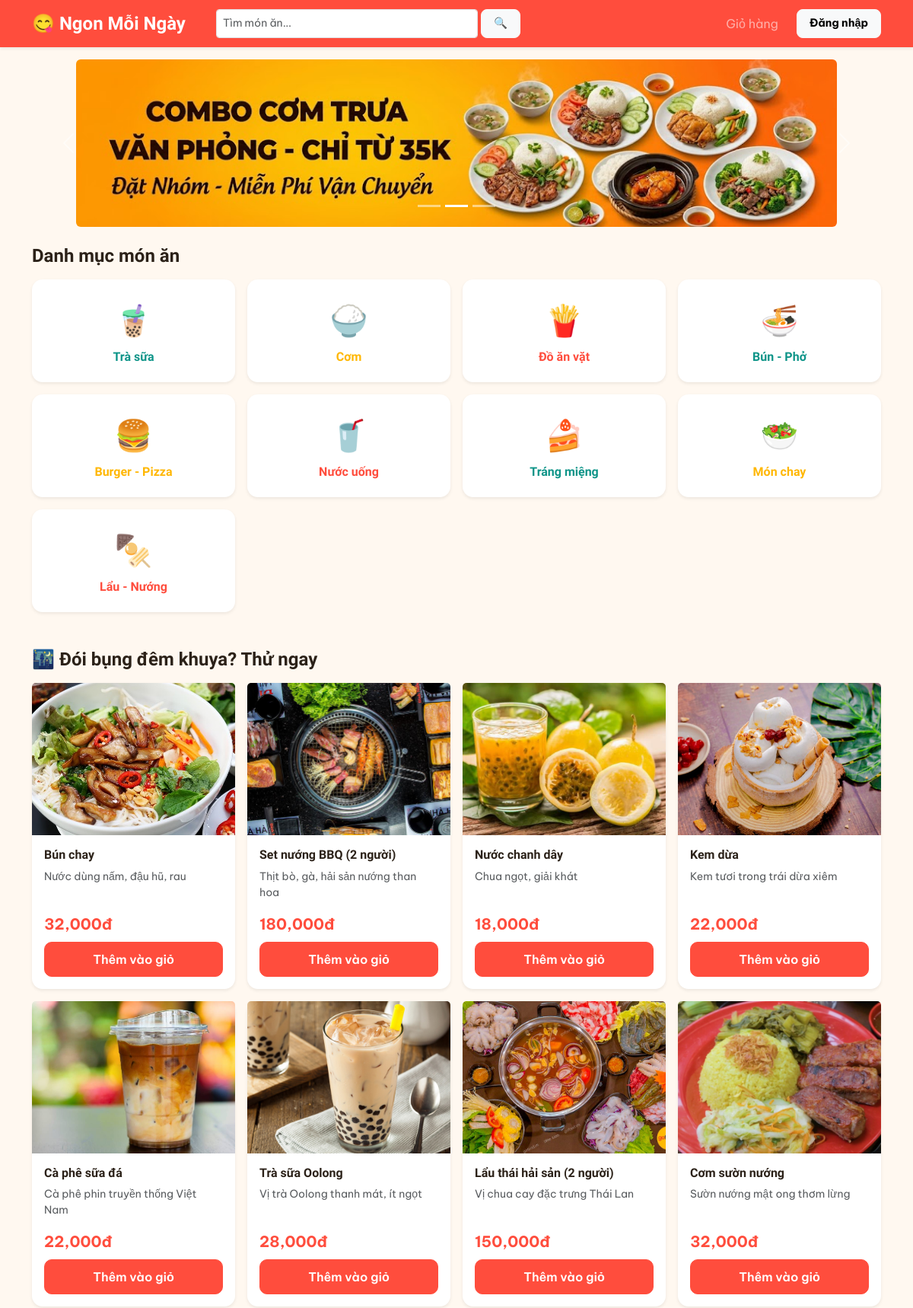
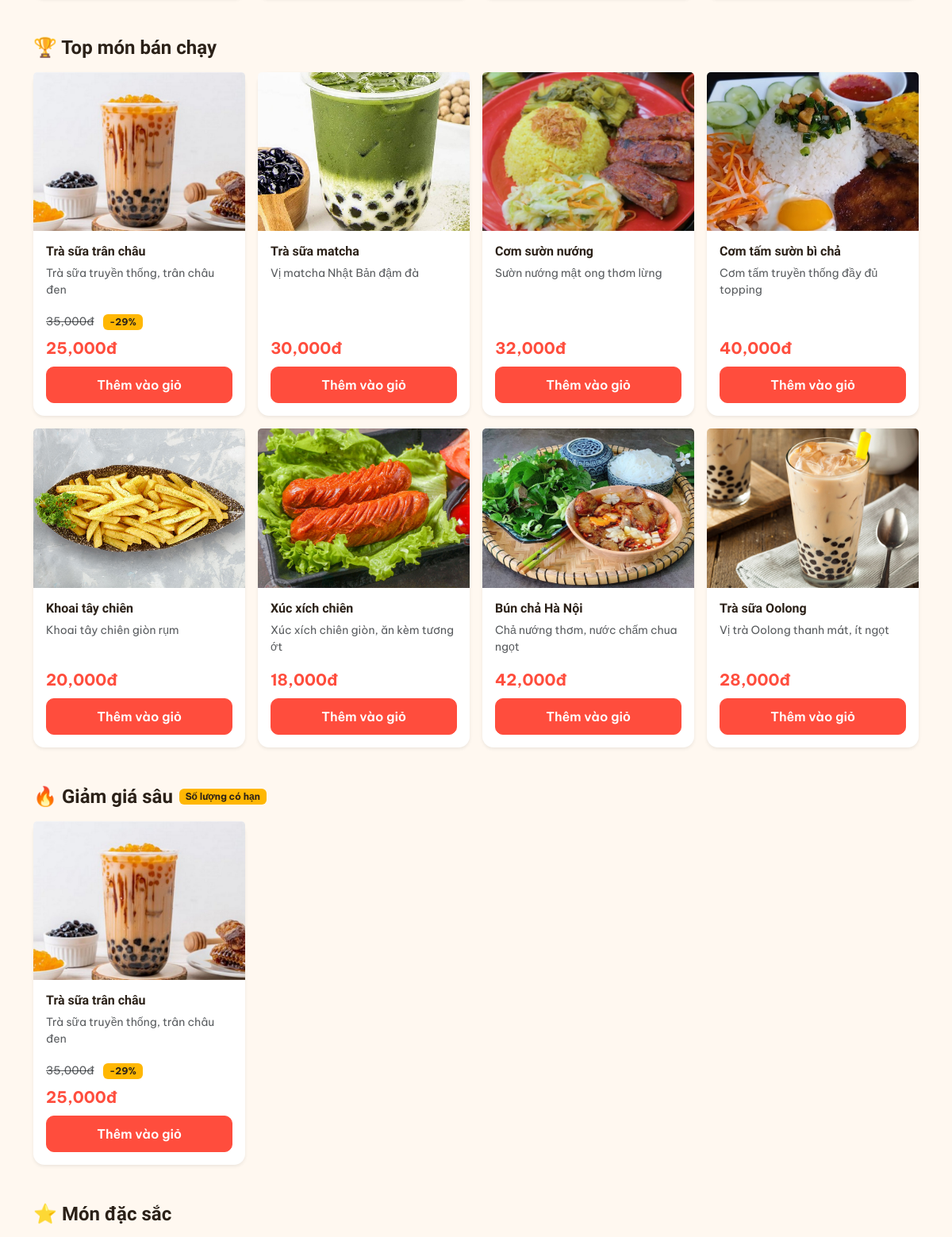
The page / (upper part) on the database its author committed (2 pictures, top to bottom).
### tables this page shows
CREATE TABLE `banner` (
  `id` int(11) NOT NULL,
  `hinh_anh` varchar(255) NOT NULL,
  `tieu_de` varchar(200) DEFAULT NULL,
  `thu_tu` int(11) NOT NULL DEFAULT 0,
  `kich_hoat` tinyint(1) NOT NULL DEFAULT 1
);

CREATE TABLE `danh_muc` (
  `id` int(11) NOT NULL,
  `ten_danh_muc` varchar(100) NOT NULL
);

CREATE TABLE `mon_an` (
  `id` int(11) NOT NULL,
  `ten_mon` varchar(150) NOT NULL,
  `gia` decimal(10,0) NOT NULL,
  `gia_goc` decimal(10,0) DEFAULT NULL,
  `gia_von` decimal(10,0) NOT NULL DEFAULT 0,
  `noi_bat` tinyint(1) NOT NULL DEFAULT 0,
  `mo_ta` text DEFAULT NULL,
  `hinh_anh` varchar(255) DEFAULT NULL,
  `id_danh_muc` int(11) DEFAULT NULL,
  `con_hang` tinyint(1) DEFAULT 1
);

### includes/the_mon_an.php (the view, shortened to what this page needs)
<?php
$anh = !empty($mon['hinh_anh']) ? $mon['hinh_anh'] : 'no-image.jpg';
$het_hang = isset($mon['con_hang']) && $mon['con_hang'] == 0;
?>
<div class="col">
    <div class="card h-100 shadow-sm border-0">
        <div class="position-relative">
            <a href="mon_chi_tiet.php?id=<?php echo $mon['id']; ?>">
                <img src="assets/img/<?php echo $anh; ?>" class="card-img-top"
                     style="aspect-ratio:4/3;object-fit:cover;width:100%;<?php echo $het_hang ? 'filter:grayscale(70%);opacity:0.6;' : ''; ?>">
            </a>
        </div>
        <div class="card-body d-flex flex-column">
            <h6 class="card-title fw-bold">
                <a href="mon_chi_tiet.php?id=<?php echo $mon['id']; ?>" class="text-decoration-none" style="color:var(--dark);"><?php echo $mon['ten_mon']; ?></a>
            </h6>
            <p class="card-text text-muted small flex-grow-1"><?php echo $mon['mo_ta']; ?></p>
            <?php if (!empty($mon['gia_goc']) && $mon['gia_goc'] > $mon['gia']):
                $phantram = round((1 - $mon['gia'] / $mon['gia_goc']) * 100);
            ?>
            <div class="mb-2">
                <span class="text-muted text-decoration-line-through small me-2"><?php echo number_format($mon['gia_goc']); ?>đ</span>
                <span class="badge badge-giam">-<?php echo $phantram; ?>%</span>
            </div>
            <?php endif; ?>
            <p class="fw-bold fs-5 mb-2" style="color:var(--primary);"><?php echo number_format($mon['gia']); ?>đ</p>
            <?php if ($het_hang): ?>
                <button type="button" class="btn btn-secondary w-100" disabled>Hết hàng</button>
            <?php else: ?>
                <button type="button" class="btn btn-brand w-100 btn-them-gio" data-id="<?php echo $mon['id']; ?>">Thêm vào giỏ</button>
            <?php endif; ?>
        </div>
    </div>
</div>

### index.php (shortened to what this page needs)
<?php
include 'config/ketnoi.php';
include 'includes/header.php';
$tu_khoa = isset($_GET['tim']) ? trim($_GET['tim']) : '';
$ket_qua_danhmuc = $conn->query("SELECT * FROM danh_muc");
$danh_sach_danh_muc = [];
while ($row = $ket_qua_danhmuc->fetch_assoc()) { $danh_sach_danh_muc[] = $row; }
$ds_banner = $conn->query("SELECT * FROM banner WHERE kich_hoat = 1 ORDER BY thu_tu ASC");
$banners = [];
while ($b = $ds_banner->fetch_assoc()) { $banners[] = $b; }
$icon_danh_muc = [
    'Trà sữa' => '🧋', 'Cơm' => '🍚', 'Đồ ăn vặt' => '🍟',
    'Bún - Phở' => '🍜', 'Burger - Pizza' => '🍔', 'Nước uống' => '🥤',
    'Tráng miệng' => '🍰', 'Món chay' => '🥗', 'Lẩu - Nướng' => '🍢',
];
$gio_hien_tai = (int) date('H');
if ($gio_hien_tai >= 5 && $gio_hien_tai < 10) {
    $khung_gio = 'sang'; $tieu_de_khung_gio = '☀️ Gợi ý bữa sáng cho bạn';
} elseif ($gio_hien_tai >= 10 && $gio_hien_tai < 14) {
    $khung_gio = 'trua'; $tieu_de_khung_gio = '🌤️ Gợi ý bữa trưa cho bạn';
} elseif ($gio_hien_tai >= 14 && $gio_hien_tai < 22) {
    $khung_gio = 'toi'; $tieu_de_khung_gio = '🌙 Gợi ý bữa tối cho bạn';
} else {
    $khung_gio = 'toi'; $tieu_de_khung_gio = '🌃 Đói bụng đêm khuya? Thử ngay';
}
$map_khung_gio = [
    'Bún - Phở'      => ['sang', 'trua'],
    'Cơm'            => ['trua', 'toi'],
    'Trà sữa'        => ['sang', 'trua', 'toi'],
    'Đồ ăn vặt'      => ['toi'],
    'Burger - Pizza' => ['trua', 'toi'],
    'Nước uống'      => ['sang', 'trua', 'toi'],
    'Tráng miệng'    => ['trua', 'toi'],
    'Món chay'       => ['trua', 'toi'],
    'Lẩu - Nướng'    => ['toi'],
];
$id_danh_muc_phu_hop = [];
foreach ($danh_sach_danh_muc as $dm) {
    $slots = $map_khung_gio[$dm['ten_danh_muc']] ?? ['sang', 'trua', 'toi'];
    if (in_array($khung_gio, $slots)) {
        $id_danh_muc_phu_hop[] = $dm['id'];
    }
}
?>
<?php if (count($banners) > 0): ?>
<div id="bannerThat" class="carousel slide mt-3" data-bs-ride="carousel" data-bs-interval="2500">
    <div class="carousel-indicators">
        <?php foreach ($banners as $i => $b): ?>
            <button type="button" data-bs-target="#bannerThat" data-bs-slide-to="<?php echo $i; ?>" class="<?php echo $i==0?'active':''; ?>"></button>
        <?php endforeach; ?>
    </div>
    <div class="carousel-inner rounded" style="max-width:1000px;margin:0 auto;">
        <?php foreach ($banners as $i => $b): ?>
        <div class="carousel-item <?php echo $i==0?'active':''; ?>">
            <img src="assets/img/<?php echo $b['hinh_anh']; ?>" class="d-block w-100" style="height:220px;object-fit:cover;">
        </div>
        <?php endforeach; ?>
    </div>
    <?php if (count($banners) > 1): ?>
    <button class="carousel-control-prev" type="button" data-bs-target="#bannerThat" data-bs-slide="prev">
        <span class="carousel-control-prev-icon"></span>
    </button>
    <button class="carousel-control-next" type="button" data-bs-target="#bannerThat" data-bs-slide="next">
        <span class="carousel-control-next-icon"></span>
    </button>
    <?php endif; ?>
</div>
<?php endif; ?>
<div class="container my-4">
    <?php if ($tu_khoa == ''): ?>
        <h4 class="fw-bold mb-3">Danh mục món ăn</h4>
        <div class="row row-cols-2 row-cols-md-3 row-cols-lg-4 g-3 mb-5">
            <?php $idx = 0; foreach ($danh_sach_danh_muc as $dm):
                $idx++;
                $icon = $icon_danh_muc[$dm['ten_danh_muc']] ?? '🍽️';
                $mau = ['var(--primary)','var(--secondary)','var(--accent)'][$idx % 3];
            ?>
            <div class="col">
                <a href="danh_muc.php?id=<?php echo $dm['id']; ?>" class="text-decoration-none">
                    <div class="card h-100 shadow-sm border-0 text-center">
                        <div class="card-body py-4">
                            <div class="fs-1 mb-2"><?php echo $icon; ?></div>
                            <h6 class="fw-bold mb-0" style="color:<?php echo $mau; ?>;"><?php echo $dm['ten_danh_muc']; ?></h6>
                        </div>
                    </div>
                </a>
            </div>
            <?php endforeach; ?>
        </div>
        <?php if (count($id_danh_muc_phu_hop) > 0):
            $placeholders = implode(',', array_fill(0, count($id_danh_muc_phu_hop), '?'));
            $types = str_repeat('i', count($id_danh_muc_phu_hop));
            $sql_kg = "SELECT * FROM mon_an WHERE id_danh_muc IN ($placeholders) ORDER BY RAND() LIMIT 8";
            $stmt_kg = $conn->prepare($sql_kg);
            $stmt_kg->bind_param($types, ...$id_danh_muc_phu_hop);
            $stmt_kg->execute();
            $ds_khung_gio = $stmt_kg->get_result();
            if ($ds_khung_gio->num_rows > 0):
        ?>
        <h4 class="fw-bold mb-3"><?php echo $tieu_de_khung_gio; ?></h4>
        <div class="row row-cols-2 row-cols-md-3 row-cols-lg-4 g-3 mb-5">
            <?php while ($mon = $ds_khung_gio->fetch_assoc()) { include 'includes/the_mon_an.php'; } ?>
        </div>
        <?php endif; endif; ?>
        <?php
        $ds_banchay = $conn->query("
            SELECT mon_an.*, SUM(chi_tiet_don_hang.so_luong) as tong_ban
            FROM mon_an
            JOIN chi_tiet_don_hang ON chi_tiet_don_hang.id_mon = mon_an.id
            JOIN don_hang ON chi_tiet_don_hang.id_don_hang = don_hang.id
            WHERE don_hang.trang_thai != 'da_huy'
            GROUP BY mon_an.id
            ORDER BY tong_ban DESC
            LIMIT 8
        ");
        if ($ds_banchay->num_rows > 0):
        ?>
        <h4 class="fw-bold mb-3">🏆 Top món bán chạy</h4>
        <div class="row row-cols-2 row-cols-md-3 row-cols-lg-4 g-3 mb-5">
            <?php while ($mon = $ds_banchay->fetch_assoc()) { include 'includes/the_mon_an.php'; } ?>
        </div>
        <?php endif; ?>
        <?php
        $ds_giam_gia = $conn->query("
            SELECT * FROM mon_an
            WHERE gia_goc IS NOT NULL AND gia_goc > gia
            ORDER BY (1 - gia/gia_goc) DESC
            LIMIT 8
        ");
        if ($ds_giam_gia->num_rows > 0):
        ?>
        <div class="d-flex align-items-center gap-2 mb-3">
            <h4 class="fw-bold mb-0">🔥 Giảm giá sâu</h4>
            <span class="badge" style="background:var(--accent);color:var(--dark);">Số lượng có hạn</span>
        </div>
        <div class="row row-cols-2 row-cols-md-3 row-cols-lg-4 g-3 mb-5">
            <?php while ($mon = $ds_giam_gia->fetch_assoc()) { include 'includes/the_mon_an.php'; } ?>
        </div>
        <?php endif; ?>
        <?php
        $ds_noi_bat = $conn->query("SELECT * FROM mon_an WHERE noi_bat = 1 ORDER BY id DESC LIMIT 8");
        if ($ds_noi_bat->num_rows > 0):
        ?>
        <h4 class="fw-bold mb-3">⭐ Món đặc sắc</h4>
        <div class="row row-cols-2 row-cols-md-3 row-cols-lg-4 g-3 mb-5">
            <?php while ($mon = $ds_noi_bat->fetch_assoc()) { include 'includes/the_mon_an.php'; } ?>
        </div>
        <?php endif; ?>
    <?php endif; ?>
</div>
<?php include 'includes/footer.php'; ?>

### assets/css/style.css (style rules this page uses)
:root { --primary: #FF4D3D; --primary-dark: #E23E2E; --primary-light: #FFE4DE; --secondary: #0D9488; --accent: #FFB703; --dark: #2B2118; --bg-page: #FFF8F0; --muted: #8A7F72; }
body { font-family: 'Be Vietnam Pro', sans-serif; color: var(--dark); background: var(--bg-page); }
h1, h2, h3, h4, h5, h6, .navbar-brand, .card-title { font-family: 'Baloo 2', sans-serif; font-weight: 700; }
.btn-brand { background: var(--primary); border-color: var(--primary); color: #fff; }
.badge-giam { background: var(--accent); color: var(--dark); font-weight: 700; }
.btn { padding: 10px 22px; font-size: 1rem; font-weight: 600; border-radius: 10px; transition: all 0.15s ease; }
.card { border-radius: 14px !important; }

### rows shown on the page
banner: hinh_anh (picture)
danh_muc: ten_danh_muc "🧋", ten_danh_muc "Trà sữa"
danh_muc: ten_danh_muc "🍚", ten_danh_muc "Cơm"
danh_muc: ten_danh_muc "🍟", ten_danh_muc "Đồ ăn vặt"
danh_muc: ten_danh_muc "🍜", ten_danh_muc "Bún - Phở"
danh_muc: ten_danh_muc "🍔", ten_danh_muc "Burger - Pizza"
danh_muc: ten_danh_muc "🥤", ten_danh_muc "Nước uống"
danh_muc: ten_danh_muc "🍰", ten_danh_muc "Tráng miệng"
danh_muc: ten_danh_muc "🥗", ten_danh_muc "Món chay"
danh_muc: ten_danh_muc "🍢", ten_danh_muc "Lẩu - Nướng"
mon_an: hinh_anh (picture), ten_mon "Bún chay", mo_ta "Nước dùng nấm, đậu hũ, rau", gia "32,000"
mon_an: hinh_anh (picture), ten_mon "Set nướng BBQ (2 người)", mo_ta "Thịt bò, gà, hải sản nướng than hoa", gia "180,000"
mon_an: hinh_anh (picture), ten_mon "Nước chanh dây", mo_ta "Chua ngọt, giải khát", gia "18,000"
mon_an: hinh_anh (picture), ten_mon "Kem dừa", mo_ta "Kem tươi trong trái dừa xiêm", gia "22,000"
mon_an: hinh_anh (picture), ten_mon "Cà phê sữa đá", mo_ta "Cà phê phin truyền thống Việt Nam", gia "22,000"
mon_an: hinh_anh (picture), ten_mon "Trà sữa Oolong", mo_ta "Vị trà Oolong thanh mát, ít ngọt", gia "28,000"
mon_an: hinh_anh (picture), ten_mon "Lẩu thái hải sản (2 người)", mo_ta "Vị chua cay đặc trưng Thái Lan", gia "150,000"
mon_an: hinh_anh (picture), ten_mon "Cơm sườn nướng", mo_ta "Sườn nướng mật ong thơm lừng", gia "32,000"
mon_an: hinh_anh (placeholder picture), ten_mon "Trà sữa trân châu", mo_ta "Trà sữa truyền thống, trân châu đen", gia_goc "35,000", phantram "29", gia "25,000"
mon_an: hinh_anh (picture), ten_mon "Trà sữa matcha", mo_ta "Vị matcha Nhật Bản đậm đà", gia "30,000"
mon_an: hinh_anh (picture), ten_mon "Cơm tấm sườn bì chả", mo_ta "Cơm tấm truyền thống đầy đủ topping", gia "40,000"
mon_an: hinh_anh (picture), ten_mon "Khoai tây chiên", mo_ta "Khoai tây chiên giòn rụm", gia "20,000"
mon_an: hinh_anh (picture), ten_mon "Xúc xích chiên", mo_ta "Xúc xích chiên giòn, ăn kèm tương ớt", gia "18,000"
mon_an: hinh_anh (picture), ten_mon "Bún chả Hà Nội", mo_ta "Chả nướng thơm, nước chấm chua ngọt", gia "42,000"

### other values the page prints
$tieu_de_khung_gio "🌃 Đói bụng đêm khuya? Thử ngay"
